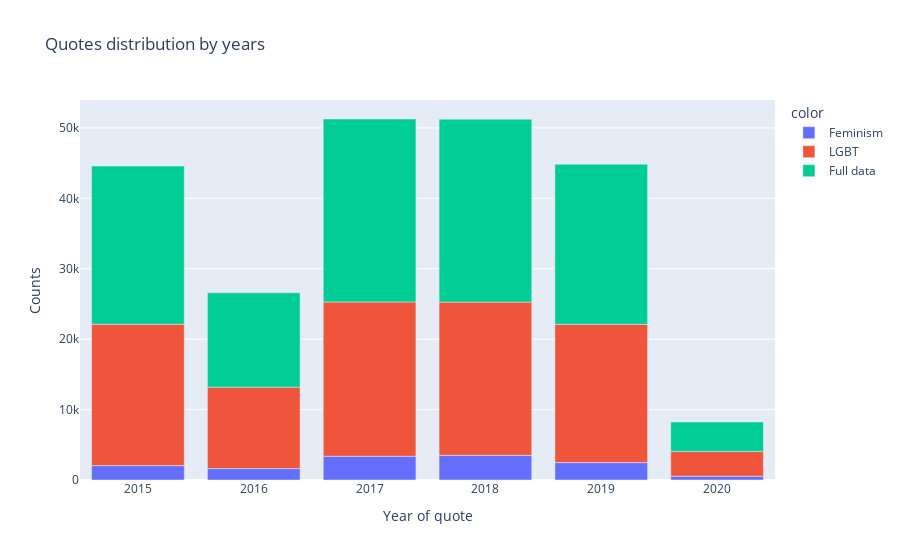

The code cell stored with this chart in its notebook:
### Code cell
year_quotes = {year: (full_wiki.quote_year == year).sum() for year in YEARS}
year_quotes_fem = {year: (data_fem.quote_year == year).sum() for year in YEARS}
year_quotes_lgbt = {year: (data_lgbt.quote_year == year).sum() for year in YEARS}

fig = px.bar(data_fem, x=year_quotes_fem.keys(), y=year_quotes_fem.values(), title="Quotes distribution by years", labels={"x": "Year of quote", "y": "Counts"}, color=px.Constant("Feminism"))
fig.add_bar(x=list(map(int, year_quotes_lgbt.keys())), y=list(year_quotes_lgbt.values()), name="LGBT")
fig.add_bar(x=list(map(int, year_quotes.keys())), y=list(year_quotes.values()), name="Full data")
fig.show()
fig.write_html("years_distribution.html")

### Figure 1 — Plotly figure (JSON) as saved in the notebook; plotly's stock layout.template omitted (floating-point values rounded to 4 significant figures)
{"data": [{"alignmentgroup": "True", "hovertemplate": "color=Feminism<br>Year of quote=%{x}<br>Counts=%{y}<extra></extra>", "legendgroup": "Feminism", "marker": {"color": "#636efa", "pattern": {"shape": ""}}, "name": "Feminism", "offsetgroup": "Feminism", "orientation": "v", "showlegend": true, "textposition": "auto", "type": "bar", "x": [2015, 2016, 2017, 2018, 2019, 2020], "xaxis": "x", "y": [2045, 1618, 3375, 3505, 2473, 540], "yaxis": "y"}, {"name": "LGBT", "type": "bar", "x": [2015, 2016, 2017, 2018, 2019, 2020], "y": [20076, 11571, 21911, 21762, 19633, 3523]}, {"name": "Full data", "type": "bar", "x": [2015, 2016, 2017, 2018, 2019, 2020], "y": [22466, 13394, 25987, 25982, 22738, 4179]}], "layout": {"autosize": true, "barmode": "relative", "legend": {"title": {"text": "color"}, "tracegroupgap": 0}, "title": {"text": "Quotes distribution by years"}, "xaxis": {"anchor": "y", "autorange": true, "domain": [0, 1], "range": [2014.0, 2020.0], "title": {"text": "Year of quote"}, "type": "linear"}, "yaxis": {"anchor": "x", "autorange": true, "domain": [0, 1], "range": [0, 53970.0], "title": {"text": "Counts"}, "type": "linear"}}}
